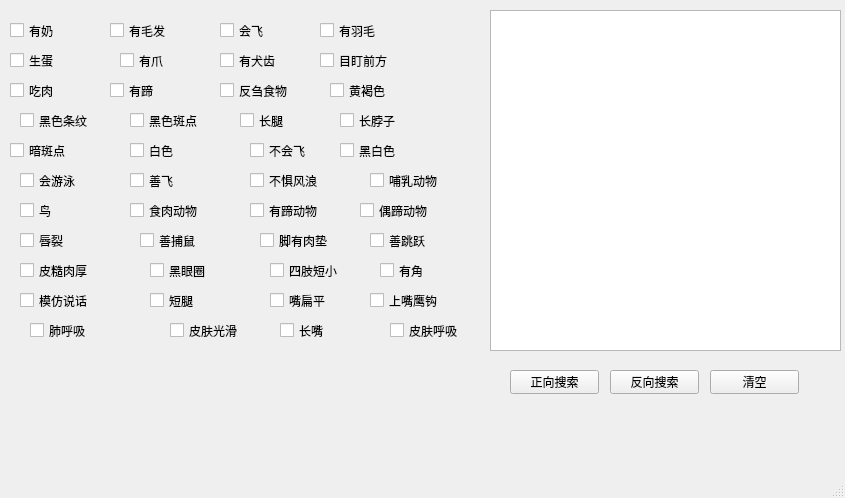
<?xml version="1.0" encoding="UTF-8"?>
<ui version="4.0">
 <class>Animal</class>
 <widget class="QMainWindow" name="Animal">
  <property name="geometry">
   <rect>
    <x>0</x>
    <y>0</y>
    <width>845</width>
    <height>498</height>
   </rect>
  </property>
  <property name="windowTitle">
   <string>Animal</string>
  </property>
  <widget class="QWidget" name="centralwidget">
   <widget class="QCheckBox" name="cb_milk">
    <property name="geometry">
     <rect>
      <x>10</x>
      <y>20</y>
      <width>93</width>
      <height>21</height>
     </rect>
    </property>
    <property name="text">
     <string>有奶</string>
    </property>
   </widget>
   <widget class="QCheckBox" name="cb_hair">
    <property name="geometry">
     <rect>
      <x>110</x>
      <y>20</y>
      <width>93</width>
      <height>21</height>
     </rect>
    </property>
    <property name="text">
     <string>有毛发</string>
    </property>
   </widget>
   <widget class="QCheckBox" name="cb_fly">
    <property name="geometry">
     <rect>
      <x>220</x>
      <y>20</y>
      <width>93</width>
      <height>21</height>
     </rect>
    </property>
    <property name="text">
     <string>会飞</string>
    </property>
   </widget>
   <widget class="QCheckBox" name="cb_feather">
    <property name="geometry">
     <rect>
      <x>320</x>
      <y>20</y>
      <width>93</width>
      <height>21</height>
     </rect>
    </property>
    <property name="text">
     <string>有羽毛</string>
    </property>
   </widget>
   <widget class="QCheckBox" name="cb_oviparous">
    <property name="geometry">
     <rect>
      <x>10</x>
      <y>50</y>
      <width>93</width>
      <height>21</height>
     </rect>
    </property>
    <property name="text">
     <string>生蛋</string>
    </property>
   </widget>
   <widget class="QCheckBox" name="cb_claws">
    <property name="geometry">
     <rect>
      <x>120</x>
      <y>50</y>
      <width>93</width>
      <height>21</height>
     </rect>
    </property>
    <property name="text">
     <string>有爪</string>
    </property>
   </widget>
   <widget class="QCheckBox" name="cb_teeth">
    <property name="geometry">
     <rect>
      <x>220</x>
      <y>50</y>
      <width>93</width>
      <height>21</height>
     </rect>
    </property>
    <property name="text">
     <string>有犬齿</string>
    </property>
   </widget>
   <widget class="QCheckBox" name="cb_look">
    <property name="geometry">
     <rect>
      <x>320</x>
      <y>50</y>
      <width>93</width>
      <height>21</height>
     </rect>
    </property>
    <property name="text">
     <string>目盯前方</string>
    </property>
   </widget>
   <widget class="QCheckBox" name="cb_meat">
    <property name="geometry">
     <rect>
      <x>10</x>
      <y>80</y>
      <width>93</width>
      <height>21</height>
     </rect>
    </property>
    <property name="text">
     <string>吃肉</string>
    </property>
   </widget>
   <widget class="QCheckBox" name="cb_hoof">
    <property name="geometry">
     <rect>
      <x>110</x>
      <y>80</y>
      <width>93</width>
      <height>21</height>
     </rect>
    </property>
    <property name="text">
     <string>有蹄</string>
    </property>
   </widget>
   <widget class="QCheckBox" name="cb_ruminate">
    <property name="geometry">
     <rect>
      <x>220</x>
      <y>80</y>
      <width>93</width>
      <height>21</height>
     </rect>
    </property>
    <property name="text">
     <string>反刍食物</string>
    </property>
   </widget>
   <widget class="QCheckBox" name="cb_yellow">
    <property name="geometry">
     <rect>
      <x>330</x>
      <y>80</y>
      <width>93</width>
      <height>21</height>
     </rect>
    </property>
    <property name="text">
     <string>黄褐色</string>
    </property>
   </widget>
   <widget class="QCheckBox" name="cb_blackstrips">
    <property name="geometry">
     <rect>
      <x>20</x>
      <y>110</y>
      <width>93</width>
      <height>21</height>
     </rect>
    </property>
    <property name="text">
     <string>黑色条纹</string>
    </property>
   </widget>
   <widget class="QCheckBox" name="cb_blackspots">
    <property name="geometry">
     <rect>
      <x>130</x>
      <y>110</y>
      <width>93</width>
      <height>21</height>
     </rect>
    </property>
    <property name="text">
     <string>黑色斑点</string>
    </property>
   </widget>
   <widget class="QCheckBox" name="cb_longleg">
    <property name="geometry">
     <rect>
      <x>240</x>
      <y>110</y>
      <width>93</width>
      <height>21</height>
     </rect>
    </property>
    <property name="text">
     <string>长腿</string>
    </property>
   </widget>
   <widget class="QCheckBox" name="cb_longneck">
    <property name="geometry">
     <rect>
      <x>340</x>
      <y>110</y>
      <width>93</width>
      <height>21</height>
     </rect>
    </property>
    <property name="text">
     <string>长脖子</string>
    </property>
   </widget>
   <widget class="QCheckBox" name="cb_darkspots">
    <property name="geometry">
     <rect>
      <x>10</x>
      <y>140</y>
      <width>93</width>
      <height>21</height>
     </rect>
    </property>
    <property name="text">
     <string>暗斑点</string>
    </property>
   </widget>
   <widget class="QCheckBox" name="cb_white">
    <property name="geometry">
     <rect>
      <x>130</x>
      <y>140</y>
      <width>93</width>
      <height>21</height>
     </rect>
    </property>
    <property name="text">
     <string>白色</string>
    </property>
   </widget>
   <widget class="QCheckBox" name="cb_ifly">
    <property name="geometry">
     <rect>
      <x>250</x>
      <y>140</y>
      <width>93</width>
      <height>21</height>
     </rect>
    </property>
    <property name="text">
     <string>不会飞</string>
    </property>
   </widget>
   <widget class="QCheckBox" name="cb_blackwhite">
    <property name="geometry">
     <rect>
      <x>340</x>
      <y>140</y>
      <width>93</width>
      <height>21</height>
     </rect>
    </property>
    <property name="text">
     <string>黑白色</string>
    </property>
   </widget>
   <widget class="QCheckBox" name="cb_swim">
    <property name="geometry">
     <rect>
      <x>20</x>
      <y>170</y>
      <width>93</width>
      <height>21</height>
     </rect>
    </property>
    <property name="text">
     <string>会游泳</string>
    </property>
   </widget>
   <widget class="QCheckBox" name="cb_enfly">
    <property name="geometry">
     <rect>
      <x>130</x>
      <y>170</y>
      <width>93</width>
      <height>21</height>
     </rect>
    </property>
    <property name="text">
     <string>善飞</string>
    </property>
   </widget>
   <widget class="QCheckBox" name="cb_wind">
    <property name="geometry">
     <rect>
      <x>250</x>
      <y>170</y>
      <width>93</width>
      <height>21</height>
     </rect>
    </property>
    <property name="text">
     <string>不惧风浪</string>
    </property>
   </widget>
   <widget class="QCheckBox" name="cb_mammal">
    <property name="geometry">
     <rect>
      <x>370</x>
      <y>170</y>
      <width>93</width>
      <height>21</height>
     </rect>
    </property>
    <property name="text">
     <string>哺乳动物</string>
    </property>
   </widget>
   <widget class="QCheckBox" name="cb_lip">
    <property name="geometry">
     <rect>
      <x>20</x>
      <y>230</y>
      <width>93</width>
      <height>21</height>
     </rect>
    </property>
    <property name="text">
     <string>唇裂</string>
    </property>
   </widget>
   <widget class="QCheckBox" name="cb_mouse">
    <property name="geometry">
     <rect>
      <x>140</x>
      <y>230</y>
      <width>93</width>
      <height>21</height>
     </rect>
    </property>
    <property name="text">
     <string>善捕鼠</string>
    </property>
   </widget>
   <widget class="QCheckBox" name="cb_feet">
    <property name="geometry">
     <rect>
      <x>260</x>
      <y>230</y>
      <width>93</width>
      <height>21</height>
     </rect>
    </property>
    <property name="text">
     <string>脚有肉垫</string>
    </property>
   </widget>
   <widget class="QCheckBox" name="cb_horned">
    <property name="geometry">
     <rect>
      <x>380</x>
      <y>260</y>
      <width>93</width>
      <height>21</height>
     </rect>
    </property>
    <property name="text">
     <string>有角</string>
    </property>
   </widget>
   <widget class="QCheckBox" name="cb_roughskin">
    <property name="geometry">
     <rect>
      <x>20</x>
      <y>260</y>
      <width>93</width>
      <height>21</height>
     </rect>
    </property>
    <property name="text">
     <string>皮糙肉厚</string>
    </property>
   </widget>
   <widget class="QCheckBox" name="cb_blackeye">
    <property name="geometry">
     <rect>
      <x>150</x>
      <y>260</y>
      <width>93</width>
      <height>21</height>
     </rect>
    </property>
    <property name="text">
     <string>黑眼圈</string>
    </property>
   </widget>
   <widget class="QCheckBox" name="cb_armleg">
    <property name="geometry">
     <rect>
      <x>270</x>
      <y>260</y>
      <width>93</width>
      <height>21</height>
     </rect>
    </property>
    <property name="text">
     <string>四肢短小</string>
    </property>
   </widget>
   <widget class="QCheckBox" name="cb_beak">
    <property name="geometry">
     <rect>
      <x>370</x>
      <y>290</y>
      <width>93</width>
      <height>21</height>
     </rect>
    </property>
    <property name="text">
     <string>上嘴鹰钩</string>
    </property>
   </widget>
   <widget class="QCheckBox" name="cb_speak">
    <property name="geometry">
     <rect>
      <x>20</x>
      <y>290</y>
      <width>91</width>
      <height>21</height>
     </rect>
    </property>
    <property name="text">
     <string>模仿说话</string>
    </property>
   </widget>
   <widget class="QCheckBox" name="cb_shortleg">
    <property name="geometry">
     <rect>
      <x>150</x>
      <y>290</y>
      <width>93</width>
      <height>21</height>
     </rect>
    </property>
    <property name="text">
     <string>短腿</string>
    </property>
   </widget>
   <widget class="QCheckBox" name="cb_flatmouse">
    <property name="geometry">
     <rect>
      <x>270</x>
      <y>290</y>
      <width>93</width>
      <height>21</height>
     </rect>
    </property>
    <property name="text">
     <string>嘴扁平</string>
    </property>
   </widget>
   <widget class="QCheckBox" name="checkBox_36">
    <property name="geometry">
     <rect>
      <x>390</x>
      <y>320</y>
      <width>93</width>
      <height>21</height>
     </rect>
    </property>
    <property name="text">
     <string>皮肤呼吸</string>
    </property>
   </widget>
   <widget class="QCheckBox" name="checkBox_37">
    <property name="geometry">
     <rect>
      <x>30</x>
      <y>320</y>
      <width>93</width>
      <height>21</height>
     </rect>
    </property>
    <property name="text">
     <string>肺呼吸</string>
    </property>
   </widget>
   <widget class="QCheckBox" name="checkBox_38">
    <property name="geometry">
     <rect>
      <x>170</x>
      <y>320</y>
      <width>93</width>
      <height>21</height>
     </rect>
    </property>
    <property name="text">
     <string>皮肤光滑</string>
    </property>
   </widget>
   <widget class="QCheckBox" name="checkBox_39">
    <property name="geometry">
     <rect>
      <x>280</x>
      <y>320</y>
      <width>93</width>
      <height>21</height>
     </rect>
    </property>
    <property name="text">
     <string>长嘴</string>
    </property>
   </widget>
   <widget class="QTextEdit" name="text">
    <property name="geometry">
     <rect>
      <x>490</x>
      <y>10</y>
      <width>351</width>
      <height>341</height>
     </rect>
    </property>
   </widget>
   <widget class="QPushButton" name="btn_forward">
    <property name="geometry">
     <rect>
      <x>510</x>
      <y>370</y>
      <width>89</width>
      <height>24</height>
     </rect>
    </property>
    <property name="text">
     <string>正向搜索</string>
    </property>
   </widget>
   <widget class="QPushButton" name="btn_reverse">
    <property name="geometry">
     <rect>
      <x>610</x>
      <y>370</y>
      <width>89</width>
      <height>24</height>
     </rect>
    </property>
    <property name="text">
     <string>反向搜索</string>
    </property>
   </widget>
   <widget class="QPushButton" name="btn_reset">
    <property name="geometry">
     <rect>
      <x>710</x>
      <y>370</y>
      <width>89</width>
      <height>24</height>
     </rect>
    </property>
    <property name="text">
     <string>清空</string>
    </property>
   </widget>
   <widget class="QCheckBox" name="cb_bird">
    <property name="geometry">
     <rect>
      <x>20</x>
      <y>200</y>
      <width>93</width>
      <height>21</height>
     </rect>
    </property>
    <property name="text">
     <string>鸟</string>
    </property>
   </widget>
   <widget class="QCheckBox" name="cb_carnivores">
    <property name="geometry">
     <rect>
      <x>130</x>
      <y>200</y>
      <width>93</width>
      <height>21</height>
     </rect>
    </property>
    <property name="text">
     <string>食肉动物</string>
    </property>
   </widget>
   <widget class="QCheckBox" name="cb_ungulate">
    <property name="geometry">
     <rect>
      <x>250</x>
      <y>200</y>
      <width>93</width>
      <height>21</height>
     </rect>
    </property>
    <property name="text">
     <string>有蹄动物</string>
    </property>
   </widget>
   <widget class="QCheckBox" name="cb_jump">
    <property name="geometry">
     <rect>
      <x>370</x>
      <y>230</y>
      <width>93</width>
      <height>21</height>
     </rect>
    </property>
    <property name="text">
     <string>善跳跃</string>
    </property>
   </widget>
   <widget class="QCheckBox" name="cb_cloven">
    <property name="geometry">
     <rect>
      <x>360</x>
      <y>200</y>
      <width>93</width>
      <height>21</height>
     </rect>
    </property>
    <property name="text">
     <string>偶蹄动物</string>
    </property>
   </widget>
  </widget>
  <widget class="QMenuBar" name="menubar">
   <property name="geometry">
    <rect>
     <x>0</x>
     <y>0</y>
     <width>845</width>
     <height>25</height>
    </rect>
   </property>
  </widget>
  <widget class="QStatusBar" name="statusbar"/>
 </widget>
 <resources/>
 <connections/>
</ui>
